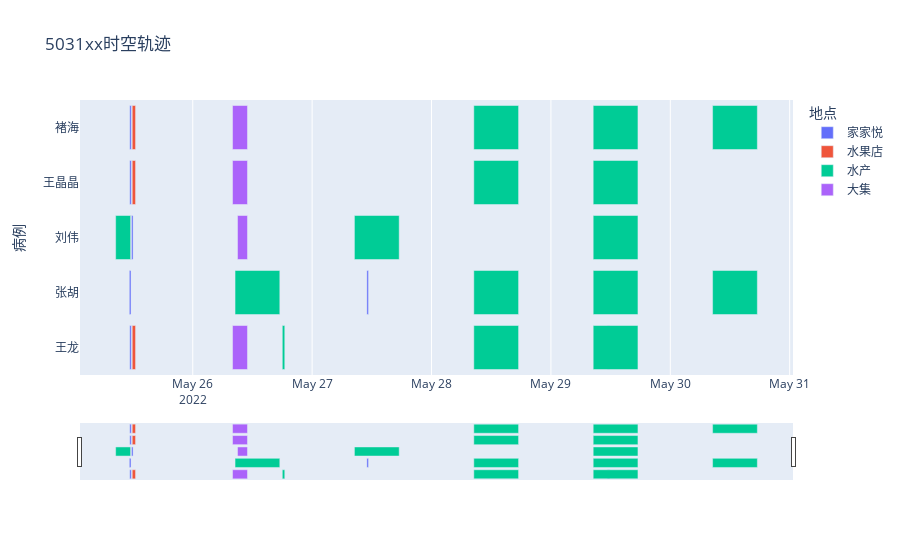

The code cell stored with this chart in its notebook:
### Code cell
fig_gantt_2 = px.timeline(
                        df1, x_start='开始时间',x_end='结束时间',y='病例',color='地点', # facet_col='工作岗位',
                        hover_name='病例',title='5031xx时空轨迹')

fig_gantt_2.update_xaxes(rangeslider_visible=True) 

fig_gantt_2.write_html('gantt_2.html')
fig_gantt_2

### Figure 1 — Plotly figure (JSON) as saved in the notebook; plotly's stock layout.template omitted (floating-point values rounded to 4 significant figures)
{"data": [{"alignmentgroup": "True", "base": ["2022-05-25T11:20:00", "2022-05-29T11:20:00", "2022-05-27T11:00:00", "2022-05-25T11:15:00", "2022-05-25T11:40:00", "2022-05-25T11:20:00", "2022-05-25T11:20:00"], "hovertemplate": "<b>%{hovertext}</b><br><br>地点=家家悦<br>开始时间=%{base}<br>结束时间=%{x}<br>病例=%{y}<extra></extra>", "hovertext": ["王龙", "王龙", "张胡", "张胡", "刘伟", "王晶晶", "褚海"], "legendgroup": "家家悦", "marker": {"color": "#636efa"}, "name": "家家悦", "offsetgroup": "家家悦", "orientation": "h", "showlegend": true, "textposition": "auto", "type": "bar", "x": [1200000, 1800000, 1200000, 1200000, 1200000, 1200000, 1200000], "xaxis": "x", "y": ["王龙", "王龙", "张胡", "张胡", "刘伟", "王晶晶", "褚海"], "yaxis": "y"}, {"alignmentgroup": "True", "base": ["2022-05-25T11:50:00", "2022-05-25T11:30:00", "2022-05-25T11:50:00", "2022-05-25T11:50:00"], "hovertemplate": "<b>%{hovertext}</b><br><br>地点=水果店<br>开始时间=%{base}<br>结束时间=%{x}<br>病例=%{y}<extra></extra>", "hovertext": ["王龙", "刘伟", "王晶晶", "褚海"], "legendgroup": "水果店", "marker": {"color": "#EF553B"}, "name": "水果店", "offsetgroup": "水果店", "orientation": "h", "showlegend": true, "textposition": "auto", "type": "bar", "x": [2400000, 300000, 2400000, 2400000], "xaxis": "x", "y": ["王龙", "刘伟", "王晶晶", "褚海"], "yaxis": "y"}, {"alignmentgroup": "True", "base": ["2022-05-26T18:00:00", "2022-05-28T08:30:00", "2022-05-29T08:30:00", "2022-05-28T08:30:00", "2022-05-29T08:30:00", "2022-05-26T08:30:00", "2022-05-30T08:30:00", "2022-05-27T08:30:00", "2022-05-25T08:30:00", "2022-05-29T08:30:00", "2022-05-28T08:30:00", "2022-05-29T08:30:00", "2022-05-28T08:30:00", "2022-05-29T08:30:00", "2022-05-30T08:30:00"], "hovertemplate": "<b>%{hovertext}</b><br><br>地点=水产<br>开始时间=%{base}<br>结束时间=%{x}<br>病例=%{y}<extra></extra>", "hovertext": ["王龙", "王龙", "王龙", "张胡", "张胡", "张胡", "张胡", "刘伟", "刘伟", "刘伟", "王晶晶", "王晶晶", "褚海", "褚海", "褚海"], "legendgroup": "水产", "marker": {"color": "#00cc96"}, "name": "水产", "offsetgroup": "水产", "orientation": "h", "showlegend": true, "textposition": "auto", "type": "bar", "x": [1800000, 32400000, 32400000, 32400000, 32400000, 32400000, 32400000, 32400000, 10800000, 32400000, 32400000, 32400000, 32400000, 32400000, 32400000], "xaxis": "x", "y": ["王龙", "王龙", "王龙", "张胡", "张胡", "张胡", "张胡", "刘伟", "刘伟", "刘伟", "王晶晶", "王晶晶", "褚海", "褚海", "褚海"], "yaxis": "y"}, {"alignmentgroup": "True", "base": ["2022-05-26T08:00:00", "2022-05-26T09:00:00", "2022-05-26T08:00:00", "2022-05-26T08:00:00"], "hovertemplate": "<b>%{hovertext}</b><br><br>地点=大集<br>开始时间=%{base}<br>结束时间=%{x}<br>病例=%{y}<extra></extra>", "hovertext": ["王龙", "刘伟", "王晶晶", "褚海"], "legendgroup": "大集", "marker": {"color": "#ab63fa"}, "name": "大集", "offsetgroup": "大集", "orientation": "h", "showlegend": true, "textposition": "auto", "type": "bar", "x": [10800000, 7200000, 10800000, 10800000], "xaxis": "x", "y": ["王龙", "刘伟", "王晶晶", "褚海"], "yaxis": "y"}], "layout": {"barmode": "overlay", "legend": {"title": {"text": "地点"}, "tracegroupgap": 0}, "title": {"text": "5031xx时空轨迹"}, "xaxis": {"anchor": "y", "domain": [0, 1], "rangeslider": {"visible": true}, "type": "date"}, "yaxis": {"anchor": "x", "domain": [0, 1], "title": {"text": "病例"}}}}
